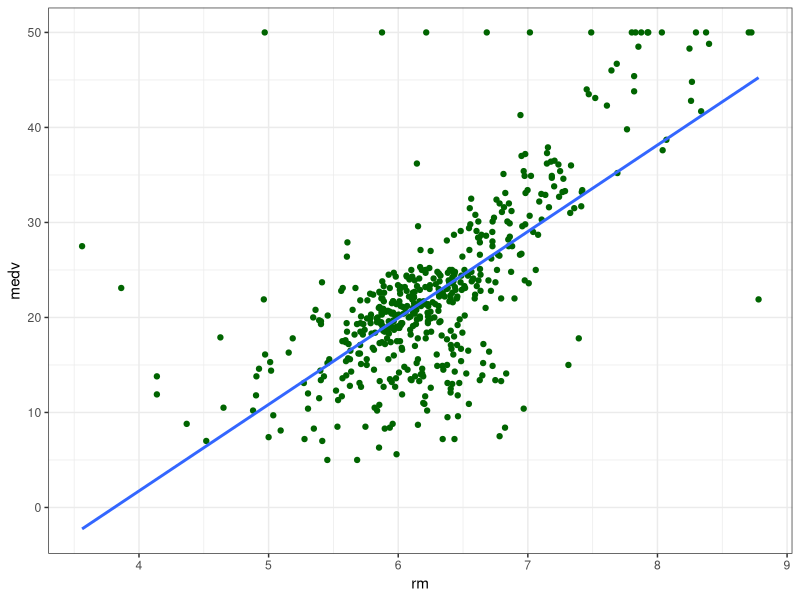
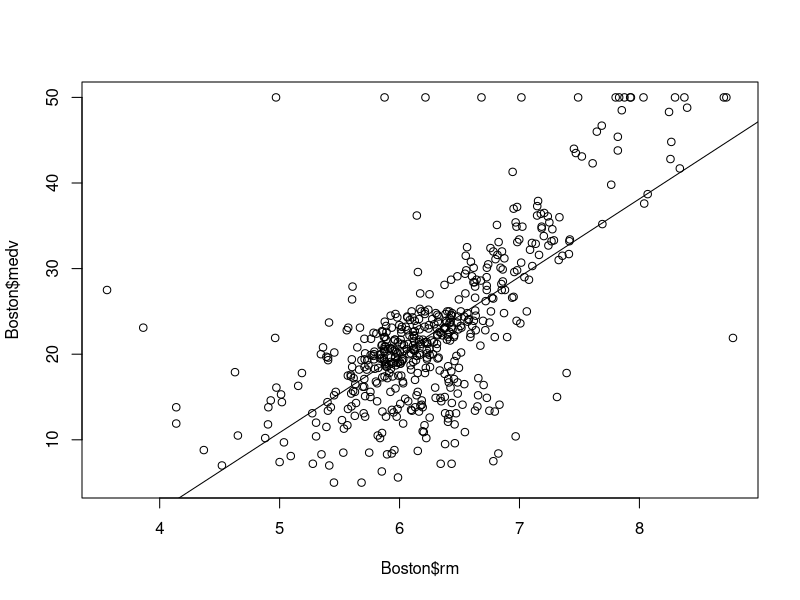

Here is the R script that generated these plots, in order:
library(MASS)
library(dplyr)
library(ggplot2)
#?Boston

##With ggplot2
Boston %>%
  ggplot(aes(x=rm, y=medv)) +
  geom_point(color = "darkgreen") +
  theme_bw() +
  geom_smooth(method = "lm", se = FALSE)

##without ggplot2 (base r)
plot(Boston$rm, Boston$medv)
abline(lm(medv ~ rm, Boston))

##correlation coefficent
cor(Boston$rm, Boston$medv)

##linear model, line of best fit
mod <- lm(medv ~ rm, data = Boston)

##details of the linear model
summary(mod)

##
1 - pnorm(115, 100, 15)

##
pnorm(120, 100, 15) - pnorm(90, 100, 15)

##t-distribution area under curve
pt(-13.08, 504) * 2

(1 - pt(21.72, 504)) * 2

##H\/0: Beta\/0 = 0
##H\/a: Beta\/0 != 0

##linear model, line of best fit
mod2 <- lm(medv ~ rm + lstat, data = Boston)

##details of the linear model
summary(mod2)

y <- Boston$medv
X <- model.matrix(mod2)
head(X)
solve(t(X) %*% X) %*% t(X) %*% y

